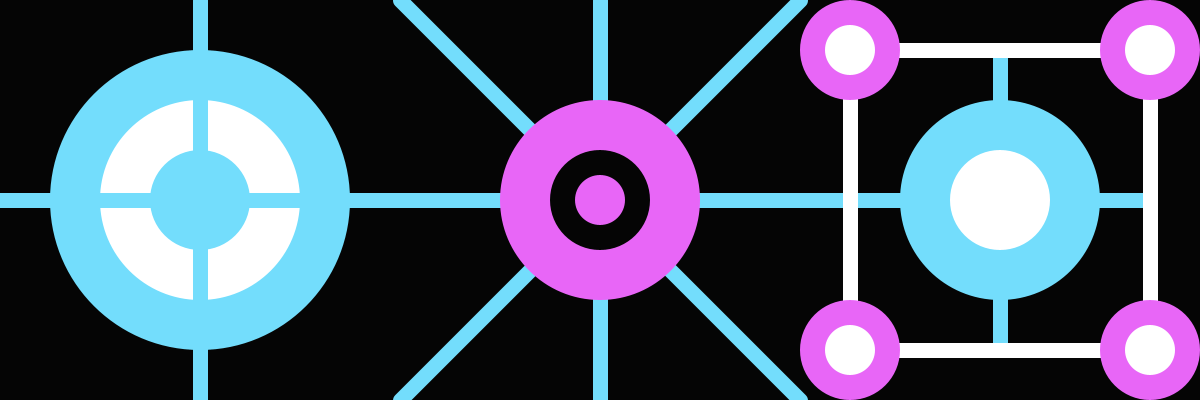
Frame 1 (no input)
Frame 60 (the mouse pressed at the canvas centre just before this capture): identical to frame 1, image omitted
Frame 120 (the mouse held since frame 60 and released just before this capture): identical to frame 1, image omitted

The Processing sketch that drew this single still picture (run headless with seeded random() and noise(); from frame 60 on, the mouse is pressed at the canvas centre):

// Processing sketch: sofias05t00
// ── sofias05t00.pde
/*
Universidad del Desarrollo - Facultad de Diseño - Diseño Digital - 
 6to semestre - Expresión Digital II - 
 
 Sofía Oller Vidal 
 s05t00
 
 Se le pide al alumno diseñar tres funciones con complejidad y control formal y estético,
 incorporando boolean a la interración del programa y funciones.
 Al correr el programa podrán ver a primera vista las tres funciones creadas llamadas, 
 cruz, diagonales y circulos, una al lado de la otra. Las cuales al presionar la tecla 
 "c" cambiaran de color, y de ubicación, siendo de la siguiente la menera. Si la función
 cruz estaba a la izquierda pasa a la derecha, la función diagonales pasa del centro a 
 la izquierda y por último la función circulos pasa de la derecha al centro.
 ------
 */
color rosado, celeste, negro, blanco; // Se declaran los distintos colores a usar.
boolean c; // Se declara la variable boolean.
int x; // Declaración de variable x.
int y; // Declaración de variable y.

void setup() { // Inicialización de configuración
  size(1200, 400); // Inicialización del tamaño al canvas.

  rosado = color (#E866F7); // Inicialización del color rosado.
  celeste = color (#73DDFC); // Inicialización del color celeste.
  negro = color(#050505 ); // Inicialización del color negro.
  blanco = color(#FFFFFF ); // Inicialización del color blanco.

  x = 200; // Inicialización de vairable x con su respectivo valor.
  y = 200; // Inicialización de variable y con su respectivo valor.

  c = true; // Inicialización de variable c con su respectivo valor.
}

void draw() { // Inicialización de área de dibujo.
  background(negro); // Se dibuja el color del fondo para el canvas.
  // Boolean 
  if (c) { // Si c, que es lo mismo que verdadero, se dibujarán las siguientes funciones.
    cruz(200, 200, blanco, negro, celeste); // Se dibuja función cruz.
    diagonales(200, 200, rosado, celeste, negro); // Se dibuja función diagonales.
    circulos(200, 200, rosado, celeste, blanco); // Se dibuja función circulos.
  }
  if (!c) { // Pero si c es falsa, se dibujarán las siguientes funciones.
    cruz(1000, 200, rosado, celeste, negro); // Se dibuja la función cruz.
    diagonales(-200, 200, blanco, negro, celeste); // Se dibuja la función diagonales.
    circulos(-200, 200, negro, celeste, negro); // Se dibuja la función circulos.
  }
}

void cruz(int x, int y, color b, color n, color c) { // Se inicializa la función cruz.
  // Ellipses
  noStroke(); // Se indica que no se requiere del borde.
  fill(c); // Se indica el color de relleno.
  ellipse(x, y, 300, 300); // Se dibuja ellipse.

  noStroke(); // Se indica que no se requiere de la línea.
  fill(b); // Se indica el color de relleno.
  ellipse(x, y, 200, 200); // Se dibuja ellipse.

  noStroke(); // Se indica que no se requiere de la línea.
  fill(c); // Se indica el color de relleno.
  ellipse(x, y, 100, 100); // Se dibuja ellipse.

  // Línea vertical.
  stroke(c); // Se indica el color de la línea.
  strokeWeight(15); // Se indica el tamaño de la línea.
  line(x, y -200, x, y +200); // Se dibuja la línea.

  // Línea horizontal.
  stroke(c); // Se indica el color de la línea. 
  strokeWeight(15); // Se indica el tamaño de la línea.
  line(x -200, y, x +200, y); // Se dibuja la línea.
}

void diagonales (int x, int y, color r, color c, color n) { // Se inicializa función diagonales.
  // Línea vertical.
  stroke(c); // Se indica el color de la línea.
  strokeWeight(15); // Se indica el tamaño de la línea.
  line(x +400, y -200, x +400, y +200); // Se dibuja la línea.

  // Línea horizoantal.
  stroke(c); // Se indica el color de la línea.
  strokeWeight(15); // Se indica el tamaño de la línea.
  line(x -200, y, x +650, y); // Se dibuja la línea.

  // Línea diagonal derecha - izquierda.
  stroke(c); // Se indica el color de la línea.
  strokeWeight(15); // Se indica el tamaño de la línea.
  line(x +600, y -200, x +200, y +200); // Se dibuja la línea.

  // Línea diagonal izquierda - derecha.
  stroke(c); // Se indica el color de la línea.
  strokeWeight(15); // Se indica el tamaño de la línea.
  line(x +200, y -200, x +600, y +200); // Se dibuja la línea.

  // Ellipses.
  noStroke(); // Se indica que no se requiere el borde de la ellipse
  fill(r); // Se indica el color de la ellipse.
  ellipse(x +400, y, 200, 200); // Se dibuja la ellipse.

  noStroke(); // Se indica que no se requiere el borde de la ellipse
  fill(n); // Se indica el color de la ellipse.
  ellipse(x +400, y, 100, 100); // Se dibuja la ellipse.

  noStroke(); // Se indica que no se requiere el borde de la ellipse
  fill(r); // Se indica el color de la ellipse.
  ellipse(x +400, y, 50, 50); // Se dibuja la ellipse.
}

void circulos(int x, int y, color r, color c, color b) {  // Se inicializa la función circulos.
  //Línea horizontal
  stroke(c); // Se indica el color de la línea.
  strokeWeight(15); // Se indica el tamaño de la línea.
  line(x +650, y, x +950, y); // Se dibuja la línea.

  //Línea vertical
  stroke(c); // Se indica el color de la línea.
  strokeWeight(15); // Se indica el tamaño de la línea.
  line(x +800, y -150, x +800, y +150 ); // Se dibuja la línea.

  //Quad
  stroke(b); // Se indica el color del borde.
  strokeWeight(15); // Se indica el tamaño del borde.
  noFill(); // Se indica que en este caso no se necesita relleno.
  quad(x +650, y -150, x +950, y -150, x +950, y +150, x +650, y +150); // Se dibuja el quad.

  //Ellipses
  noStroke(); // Se indica que no se requiere del borde.
  fill(r); // Se indica el color de relleno.
  ellipse(x +650, y -150, 100, 100); // Se dibuja la ellipse.

  noStroke(); // Se indica que no se requiere del borde.
  fill(r); // Se indica el color de relleno.
  ellipse(x +950, y -150, 100, 100); // Se dibuja la ellipse.

  noStroke(); // Se indica que no se requiere del borde.
  fill(r); // Se indica el color de relleno.
  ellipse(x +950, y +150, 100, 100); // Se dibuja la ellipse.

  noStroke(); // Se indica que no se requiere del borde.
  fill(r); // Se indica el color de relleno.
  ellipse(x +650, y +150, 100, 100); // Se dibuja la ellipse.

  noStroke(); // Se indica que no se requiere del borde.
  fill(b); // Se indica el color de relleno.
  ellipse(x +650, y -150, 50, 50); // Se dibuja la ellipse.

  noStroke(); // Se indica que no se requiere del borde.
  fill(b); // Se indica el color de relleno.
  ellipse(x +950, y -150, 50, 50); // Se dibuja la ellipse.

  noStroke(); // Se indica que no se requiere del borde.
  fill(b); // Se indica el color de relleno.
  ellipse(x +950, y +150, 50, 50); // Se dibuja la ellipse.

  noStroke(); // Se indica que no se requiere del borde.
  fill(b); // Se indica el color de relleno.
  ellipse(x +650, y +150, 50, 50); // Se dibuja la ellipse.

  noStroke(); // Se indica que no se requiere del borde.
  fill(c); // Se indica el color de relleno.
  ellipse(x +800, y, 200, 200); // Se dibuja la ellipse.

  noStroke(); // Se indica que no se requiere del borde.
  fill(b); // Se indica el color de relleno.
  ellipse(x +800, y, 100, 100); // Se dibuja la ellipse.
}

void keyPressed() { // Se da inicio a las variables de teclas.
  if (key == 'c') // Si la tecla es igual a la que se presiona, se cambiarán las funciones
    c = (!c);
}
